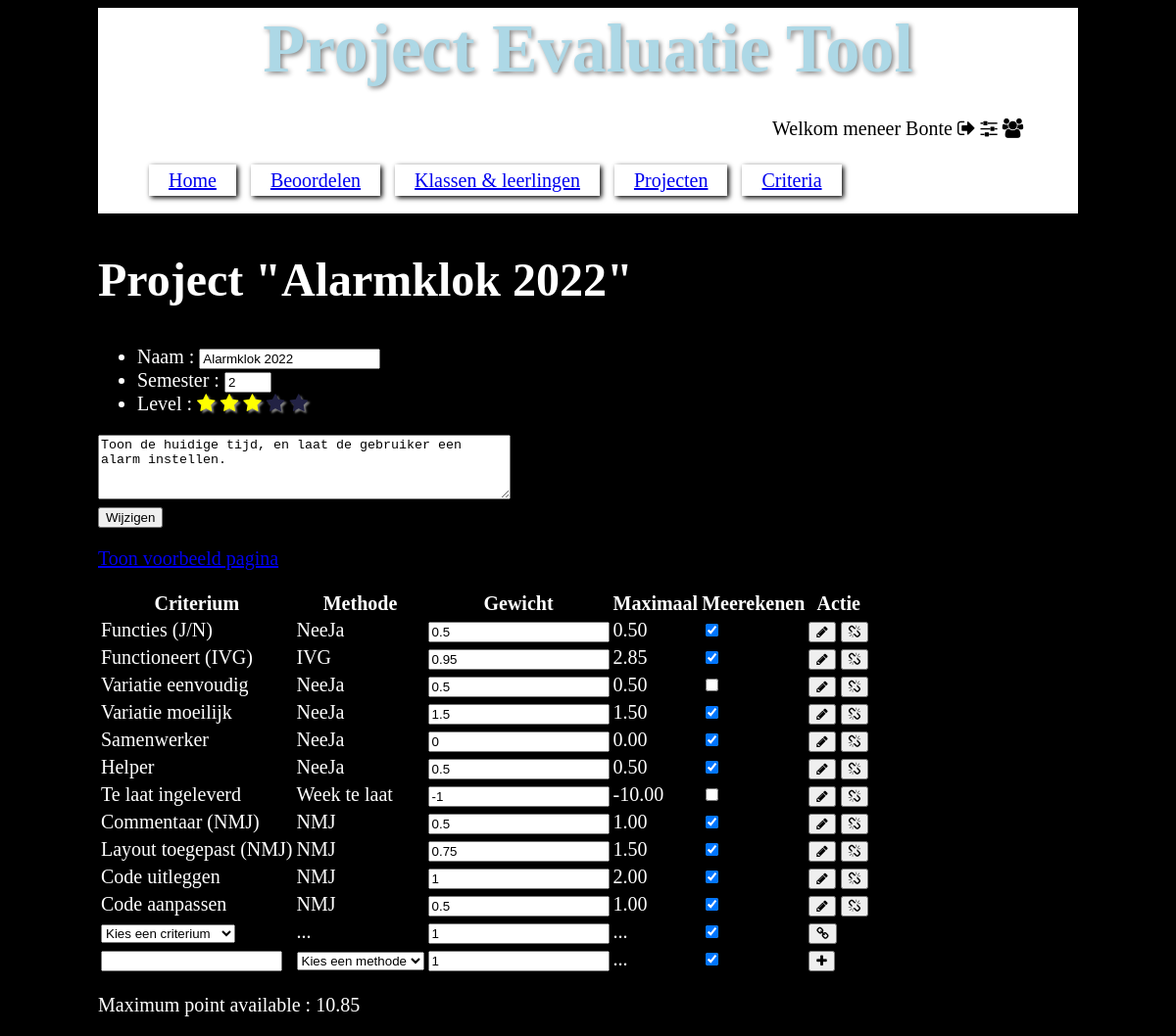
The app's page /project.php?id=12&edit (signed in) with its own data.
### tables this page shows
CREATE TABLE `project` (
  `id` int(11) NOT NULL AUTO_INCREMENT,
  `naam` varchar(45) NOT NULL,
  `semester` tinyint(1) NOT NULL,
  `sterren` tinyint(1) NOT NULL,
  `omschrijving` varchar(200) NOT NULL,
  `actief` tinyint(1) NOT NULL DEFAULT '1' COMMENT 'Kan dit project al dan niet toegewezen worden aan studenten?\nIs het lesmateriaal compleet. Zijn de opdrachten duidelijk. Is het nivo van het project in lijn met de capaciteiten van de klas?',
  `blauwdruk` tinyint(1) NOT NULL DEFAULT '0' COMMENT 'Kan dit project gebruikt worden als blauwdruk voor vergelijkbare projecten.\nDit project zal waarschijnlijk dan niet actief zijn, en kan niet gebruikt worden voor beoordelingen.\nVan alle projecten kan natuurlijk een kopie gemaakt worden als basis voor een nieuw project.',
  PRIMARY KEY (`id`)
);

CREATE TABLE `project_criterium` (
  `groepid` int(11) NOT NULL,
  `criteriumid` int(11) NOT NULL,
  `actief` tinyint(1) NOT NULL DEFAULT '1',
  `gewicht` float NOT NULL DEFAULT '1',
  `autocalc` tinyint(1) NOT NULL DEFAULT '1',
  PRIMARY KEY (`groepid`,`criteriumid`),
  KEY `fk_pc_criterium_idx` (`criteriumid`),
  CONSTRAINT `fk_pc_criterium` FOREIGN KEY (`criteriumid`) REFERENCES `criterium` (`id`) ON DELETE NO ACTION ON UPDATE NO ACTION,
  CONSTRAINT `fk_pc_group` FOREIGN KEY (`groepid`) REFERENCES `criterium_groep` (`id`) ON DELETE NO ACTION ON UPDATE NO ACTION
);

CREATE TABLE `criterium` (
  `id` int(11) NOT NULL AUTO_INCREMENT,
  `naam` varchar(45) NOT NULL,
  `omschrijving` varchar(255) DEFAULT NULL,
  `methodeid` int(11) NOT NULL,
  `autocalc` tinyint(1) NOT NULL DEFAULT '1',
  PRIMARY KEY (`id`),
  UNIQUE KEY `naam_UNIQUE` (`naam`),
  KEY `fk_criterium_methode_idx` (`methodeid`),
  CONSTRAINT `fk_criterium_methode` FOREIGN KEY (`methodeid`) REFERENCES `beoordeling_methode` (`id`) ON DELETE NO ACTION ON UPDATE NO ACTION
);

CREATE TABLE `beoordeling_methode` (
  `id` int(11) NOT NULL AUTO_INCREMENT,
  `naam` varchar(45) NOT NULL,
  `omschrijving` varchar(255) DEFAULT NULL,
  `min` tinyint(3) DEFAULT NULL,
  `max` tinyint(3) DEFAULT NULL,
  PRIMARY KEY (`id`)
);

### common/criteria.php (the view, shortened to what this page needs)
<?php
require_once "common/form_gen.php";
function print_select_method($selected_id = null, $label = null)
{
?>
		<?=$label?><select name="method">
		<option value="-1" disabled selected>Kies een methode</option>
<?php
	print "</select>";
}
?>
<?php
function print_select_unassigned_criterium($project_id)
{
?>
		<select name="criterium">
		<option value="-1" disabled selected>Kies een criterium</option>
<?php
	print "</select>";
}
function print_edit_project_criteria($project_id)
{
	global $database;
	$query = "SELECT groepid, criteriumid, gewicht, ROUND(m.max*gewicht,2) as max, c.naam as crit_naam, c.omschrijving as crit_omschrijving, pc.autocalc, methodeid, m.naam as methode_naam, m.omschrijving as methode_omschrijving FROM `project_criterium` pc, criterium c, beoordeling_methode m WHERE pc.criteriumid = c.id AND c.methodeid = m.id AND groepid = :id";
	$data = [
		"id" => $project_id
	];
	try {
		$stmt = $database->prepare($query);
		if ($stmt->execute($data))
		{
			$total = 0;
?>
			<table>
			<tr>
				<th>Criterium</th>
				<th>Methode</th>
				<th>Gewicht</th>
				<th>Maximaal</th>
				<th>Meerekenen</th>
				<th>Actie</th>
			</tr>
<?php
			foreach ($stmt as $record) 	{
				if ($record["autocalc"]==1)
				{
					$total += $record["max"];
				}
				print_edit_project_criterium($record);
			}
			print_add_project_criterium($project_id);
			print_create_project_criterium($project_id);
?>
			</table>
			<p>Maximum point available : <?=$total?></p>
<?php
		}
		else
		{
			debug_warning("Database refused to read criteria.");
		}
	} catch (Exception $ex) {
		debug_error("ERROR: Failed to load criteria : ", $ex);
	}
}
function print_edit_project_criterium($record)
{
	$autocalc_checked = ($record["autocalc"]==1)?"checked":"";
?>
			<tr>
			<form>
				<td><?=$record["crit_naam"]?></td>
				<td><?=$record["methode_naam"]?></td>
				<td><input type="number" name="weight" step="0.05" value="<?=$record["gewicht"]?>" /></td>
				<td><?=$record["max"]?></td>
				<td><input type="checkbox" name="autocalc" <?=$autocalc_checked?> /></td>
				<td>
					<button type="submit" name="update_crit"><span class="fa fa-pencil"></span></button>
					<button type="submit" name="remove_crit"><span class="fa fa-chain-broken"></span></button>
				</td>
			</form>
			</tr>
<?php
}
function print_add_project_criterium($project_id)
{
?>
			<tr>
			<form>
				<td><?php print_select_unassigned_criterium($project_id); ?></td>
				<td>...</td>
				<td><input type="number" name="weight" step="0.05" value="1" /></td>
				<td>...</td>
				<td><input type="checkbox" name="autocalc" checked /></td>
				<td>
					<button type="submit" name="add_crit"><span class="fa fa-chain"></span></button>
				</td>
			</form>
			</tr>
<?php
}
function print_create_project_criterium($project_id)
{
?>
			<tr>
			<form>
				<td><input type="text" name="crit_name" required /></td>
				<td><?php print_select_method(); ?></td>
				<td><input type="number" name="weight" step="0.05" value="1" /></td>
				<td>...</td>
				<td><input type="checkbox" name="autocalc" checked /></td>
				<td>
					<button type="submit" name="create_crit"><span class="fa fa-plus"></span></button>
				</td>
			</form>
			</tr>
<?php
}
?>

### common/projects.php (shortened to what this page needs)
<?php
require_once "common/form_gen.php";
require_once "common/criteria.php";
?>
<?php
function print_edit_project_form($project_id)
{
	global $database;
	$query = "SELECT * FROM project WHERE id = :id";
	$data = [
		"id" => $project_id
	];
	try {
		$stmt = $database->prepare($query);
		if ($stmt->execute($data))
		{
			$row = $stmt->fetch(PDO::FETCH_ASSOC);
?>
			<h2>Project &quot;<?=$row["naam"]?>&quot;</h2>
			<form>
			<ul>
				<li>Naam : <input type="text" name="name" value="<?=$row["naam"]?>" /></li>
				<li>Semester : <input type="number" name="semester" min="1" max="8" value="<?=$row["semester"]?>" /></li>
				<li>Level : <input type="hidden" name="stars" value="<?=$row["sterren"]?>" />
				</li>
			</ul>
			<textarea name="description" rows="4" cols="50"><?=$row["omschrijving"]?></textarea><br />
			<button type="submit" name="update_project">Wijzigen</button>
			</form>
			<p>
				<a href="beoordelen.php?id=<?=$project_id?>&example">Toon voorbeeld pagina</a>
			</p>
<?php
			print_edit_project_criteria($project_id);
		}
		else
		{
			debug_warning("Database refused to read project information.");
		}
	} catch (Exception $ex) {
		debug_error("ERROR: Failed to load project : ", $ex);
	}
}
?>

### styles/style.css (style rules this page uses)
html { font-size: 15pt; background-color: black; color: white; }
body { width: 1000px; margin-left: auto; margin-right: auto; }
h1 { font-size: 300%; }
h2 { font-size: 240%; }
div#navbar { background-color: white; padding: 2px; }
div#navbar h1 { font-size: 350%; color: lightblue; text-shadow: 2px 2px 5px gray; text-align: center; margin: 0px; }
div#navbar p { width: 300px; padding: 10px; color: black; margin-left: auto; }
div#navbar ul li { display: inline; width: 300px; padding: 5px; padding-left:20px; padding-right:20px; box-shadow: 2px 2px 5px black; margin-left: 10px; }
.fa { color: black; }

### records on screen
project: naam "Alarmklok 2022", name "Alarmklok 2022", semester "2", description "Toon de huidige tijd, en laat de gebruiker een alarm instellen."
project_criterium: criteriumid.naam "Functies (J/N)", beoordeling_methode.naam "NeeJa", weight "0.5", max "0.50"
project_criterium: criteriumid.naam "Functioneert (IVG)", beoordeling_methode.naam "IVG", weight "0.95", max "2.85"
project_criterium: criteriumid.naam "Variatie eenvoudig", beoordeling_methode.naam "NeeJa", weight "0.5", max "0.50"
project_criterium: criteriumid.naam "Variatie moeilijk", beoordeling_methode.naam "NeeJa", weight "1.5", max "1.50"
project_criterium: criteriumid.naam "Samenwerker", beoordeling_methode.naam "NeeJa", weight "0", max "0.00"
project_criterium: criteriumid.naam "Helper", beoordeling_methode.naam "NeeJa", weight "0.5", max "0.50"
project_criterium: criteriumid.naam "Te laat ingeleverd", beoordeling_methode.naam "Week te laat", weight "-1", max "-10.00"
project_criterium: criteriumid.naam "Commentaar (NMJ)", beoordeling_methode.naam "NMJ", weight "0.5", max "1.00"
project_criterium: criteriumid.naam "Layout toegepast (NMJ)", beoordeling_methode.naam "NMJ", weight "0.75", max "1.50"
project_criterium: criteriumid.naam "Code uitleggen", beoordeling_methode.naam "NMJ", weight "1", max "2.00"
project_criterium: criteriumid.naam "Code aanpassen", beoordeling_methode.naam "NMJ", weight "0.5", max "1.00"

### other values on screen
$total "10.85"
